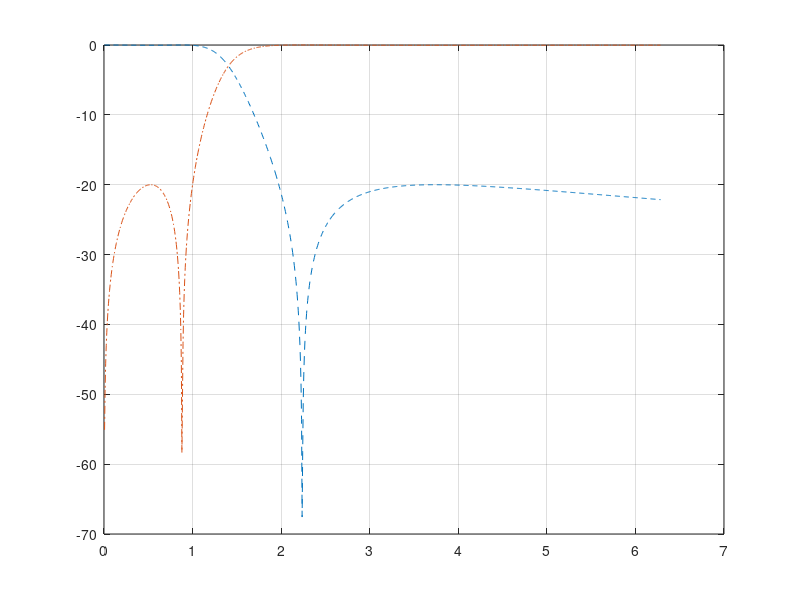

Here is the MATLAB script that generated this plot:
%3rd Order Filter Pair
x1=0.69111826822525;
x2=0.76276882189337;
x3=0.70408671867767;
x4=0.28685988311716;
x5=1.14134213053559;
x6=-0.61860182972604;
x7=1.31565206779588;
x8=0.98415325712552;
x9=-0.54970085555160;
x10=0.16317548219509;
x11=-0.43232082701387;
x12=1.11983426265771;
x13=0.22059641486000;
x14=2.40588459254932;
x15=0.47699302633990;
x16=0.59860029344584;
%adapter5r0
%x1=0.863303;
%x2=0.467257;
%x3=0.774275;
%x4=1.005894;
%x5=0.744788;
%x6=-0.827163;
%x7=1.582024;
%x8=1.018001;
%x9=0.018226;
%x10=0.178716;
%x11=0.615218;
%x12=1.519821;
%x13=-0.220861;
%x14=2.106651;
%x15=0.684455;
%x16=0.423362;
%adapter5r0
%x1=0.863;
%x2=0.467;
%x3=0.774;
%x4=1.006;
%x5=0.745;
%x6=-0.827;
%x7=1.582;
%x8=1.018;
%x9=0.018;
%x10=0.179;
%x11=0.615;
%x12=1.520;
%x13=-0.221;
%x14=2.107;
%x15=0.684;
%x16=0.423;
%
%adapter5r1
%x1=0.83242839538789;
%x2=0.79051007144458;
%x3=0.88251019322287;
%x4=0.90397023041130;
%x5=-0.10226128666230;
%x6=0.33178494803067;
%x7=-0.16569408625564;
%x8=0.86239912852222;
%x9=0.53530643291963;
%x10=-0.43620184681178;
%x11=0.50198770884065;
%x12=0.54378307404848;
%x13=-0.65760623077250;
%x14=1.58332582313369;
%x15=0.79303422188891;
%x16=0.90080734751767;
%
%adapter5r2
%x1=1.00386293610197;
%x2=0.85197405139096;
%x3=1.42224612870262;
%x4=0.79948023427076;
%x5=-0.12681008530191;
%x6=0.66640641217545;
%x7=-0.82104806524167;
%x8=0.90726064436266;
%x9=0.90422400625014;
%x10=-0.18471558558145;
%x11=0.14981120879954;
%x12=0.77997262606162;
%x13=-0.97405356649501;
%x14=1.49110918298328;
%x15=1.15157158892285;
%x16=1.15190034544429;
N=1000;
Hl=zeros(1,N);
Hh=zeros(1,N);
F=zeros(1,N);
W=zeros(1,N);
c=0;
for n=1:N,
f=n/N;
s=j*2*pi*f;
%s=0;
Y=[x14    x4    x7    x5     x12; 
   -x4  s*x2    x8    x9     x10; 
   -x7   -x8  s*x1    x11    x6;
   -x5   -x9   -x11 s*x3+x15 x13; 
   -x12  -x10  -x6   -x13    x16];
cy=cond(Y,1);
if cy > c
    c=cy;
%    f0=f;
end
J=[1*x14; 0; 0; 0; 0];
V=Y\J;
F(1,n)=f;
W(1,n)=2*pi*f;
Hl(1,n)=abs(V(4,1));
Hh(1,n)=abs(V(5,1));
end
%plot(F,20*log10(Hl));
plot(W,20*log10(Hl),'--');
hold on;
%plot(F,20*log10(Hh));
plot(W,20*log10(Hh),'-.');
hold on;
grid on;
c
%f0